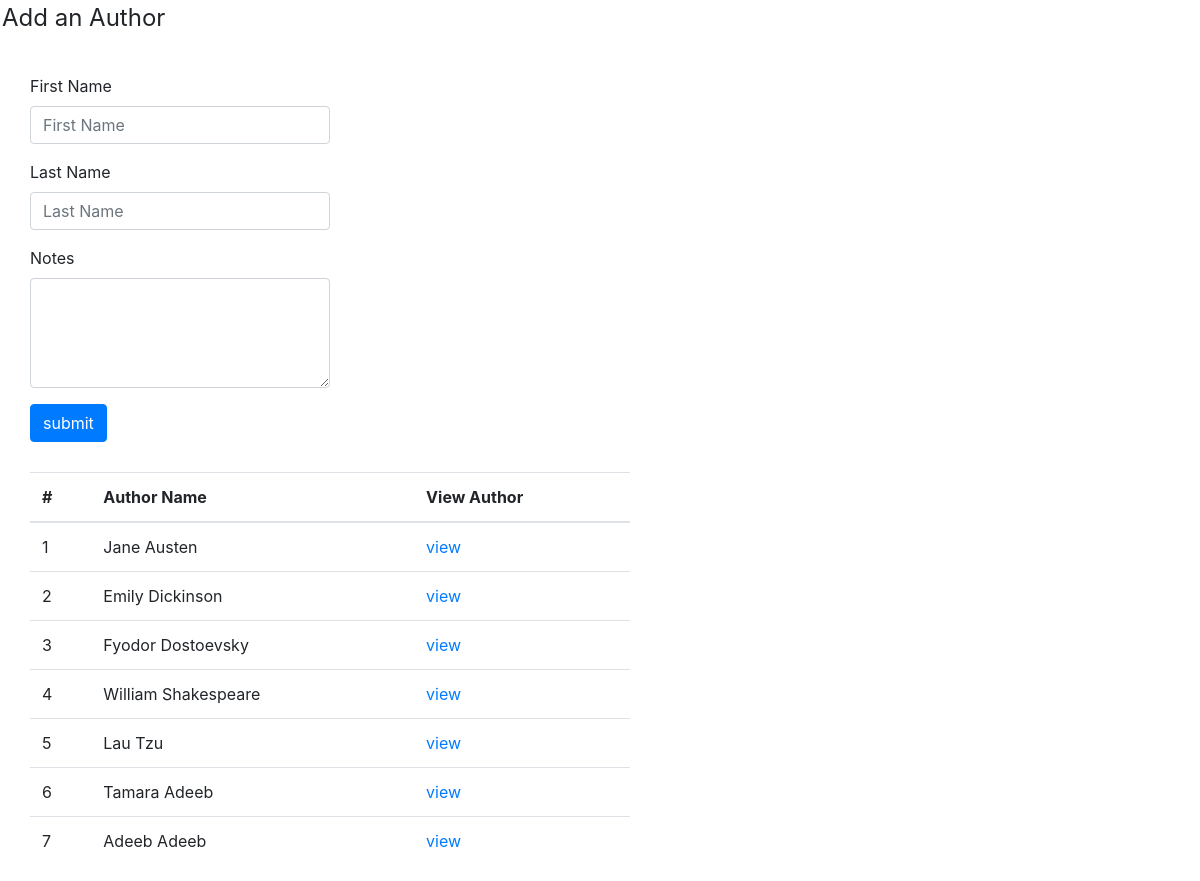
The app's page /authors with its own data.
### books_authors_app/models.py (models this page shows)
class Authors(models.Model):
    first_name = models.CharField(max_length=45)
    last_name = models.CharField(max_length=45)
    Books = models.ManyToManyField(Books,related_name="author")
    notes = models.TextField(null=True)
    created_at = models.TimeField(auto_now_add=True)
    updated_at = models.TimeField(auto_now=True)

### books_authors_app/views.py (the view)
# urls.py: path('authors',views.author),
def author(request):
    context = {
        "Author" : Authors.objects.all()
    }
    return render(request,"author.html",context)

### books_authors_app/templates/author.html (shortened to what this page needs)
<!DOCTYPE html>
<html lang="en">
<head>
    <link rel="stylesheet" href="https://maxcdn.bootstrapcdn.com/bootstrap/4.0.0/css/bootstrap.min.css"
>
</head>
<body>
    <fieldset>
        <legend>Add an Author</legend>
    <form action="/authors/data" method="POST">
        <div class="form-group">
            <label for="exampleFormControlInput1">First Name</label>
            <input type="text" name="fname" class="form-control"  style="width: 300px;"placeholder="First Name">
        </div>
        <div class="form-group">
            <label for="exampleFormControlInput1">Last Name</label>
            <input type="text" name="lname" class="form-control"  style="width: 300px;"placeholder="Last Name">
        </div>
        <div class="form-group">
            <label for="exampleFormControlTextarea1">Notes</label>
            <textarea class="form-control"  name="note"style="width: 300px;" rows="4"></textarea>
        </div>
        <input class="btn btn-primary" type="submit" value="submit">
    </form>
    <table class="table" style="width: 600px;">
        <thead>
            <tr>
                <th scope="col">#</th>
                <th scope="col">Author Name</th>
                <th scope="col">View Author</th>
            </tr>
        </thead>
        <tbody>
        {% for i in Author %}
        <tr>
            <td> {{i.id}}</td>
            <td> {{i.first_name}}  {{i.last_name}}</td>
            <td> <a href="/authors/{{i.id}}"> view </a></td>
        </tr>
        {% endfor %}
        </tbody>
    </table>
</body>
</html>

### books_authors_app/templates/author.html (style rules this page uses)
table { margin: 30px; }
form { margin: 30px; }
legend { display: block; padding-left: 2px; padding-right: 2px; border: none; }

### records on screen
Authors: id "1", first_name "Jane", last_name "Austen"
Authors: id "2", first_name "Emily", last_name "Dickinson"
Authors: id "3", first_name "Fyodor", last_name "Dostoevsky"
Authors: id "4", first_name "William", last_name "Shakespeare"
Authors: id "5", first_name "Lau", last_name "Tzu"
Authors: id "6", first_name "Tamara", last_name "Adeeb"
Authors: id "7", first_name "Adeeb", last_name "Adeeb"
